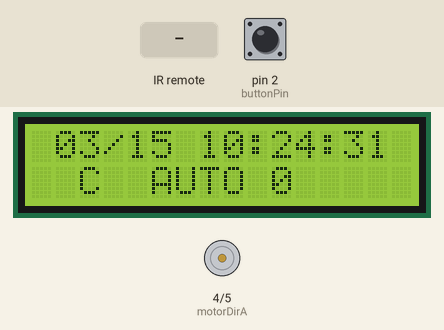
Bench run of a sketch on a simulated Arduino Uno, built with avr-gcc and run on an emulated ATmega328P. Parts: 16×2 character LCD, motor-driver pin pairs drawn as motors (green arrow = first pin HIGH = forward, orange = second pin HIGH = backward, longer = more drive, scaled by the enable pin). The inputs (shaded band) are chosen by the test bench; at power-on: pin 2 (buttonPin) LOW. The local clock reads 2024-03-15 10:24:30 at power-on unless the sketch sets it; what the sketch prints to the serial monitor is not drawn.

Above: at 1.2 s.
1.3 s: pin 2 (buttonPin) pulled HIGH for 0.15 s
At 2.8 s:
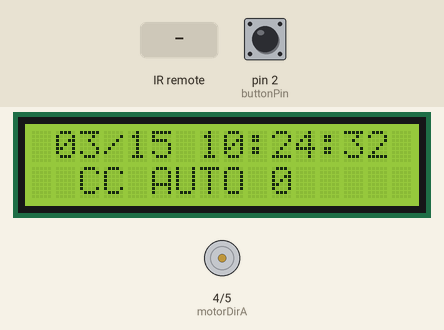
4.4 s: infrared code 0x45 received
At 5.8 s:
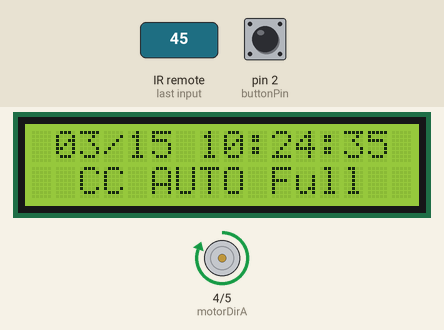
7.4 s: infrared code 0x43 received
At 8.6 s:
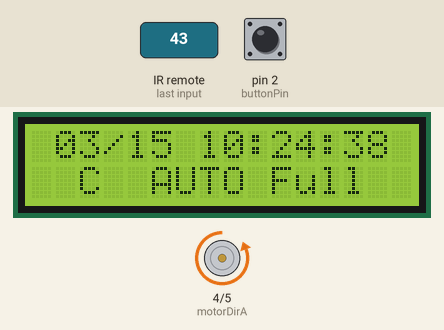
10.4 s: infrared code 0x07 received
At 11.8 s:
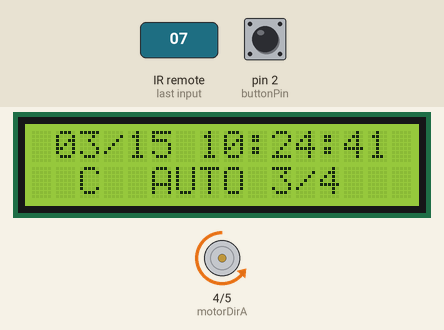
13.4 s: infrared code 0x44 received
At 14.6 s:
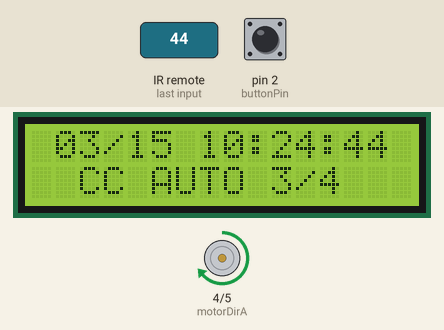
16.4 s: infrared code 0x47 received
At 17.8 s:
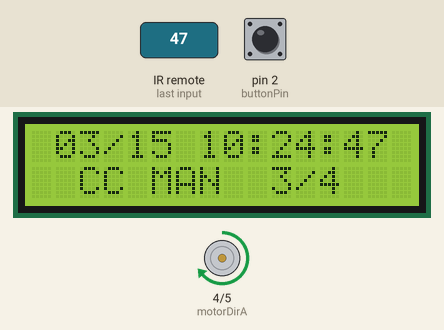
Timing chart, 0 to 19.4 s (numbered marks = the images above; inputs shaded):
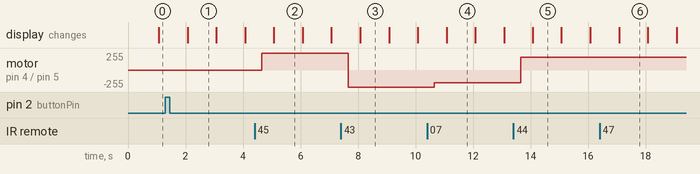

Measured:
- after the input at 1.3 s, the display: changes after 0.78 s (image 1)
- after the input at 4.4 s, motor on pin 4 (motorDirA) / pin 5 (motorDirB): stopped → forward 255/255 after 0.25 s; the display: changes after 0.67 s (image 2)
- after the input at 7.4 s, motor on pin 4 (motorDirA) / pin 5 (motorDirB): forward 255/255 → backward 255/255 after 0.25 s; the display: changes after 0.67 s (image 3)
- after the input at 10.4 s, motor on pin 4 (motorDirA) / pin 5 (motorDirB): backward 255/255 → backward 191/255 after 0.26 s; the display: changes after 0.68 s (image 4)
- after the input at 13.4 s, motor on pin 4 (motorDirA) / pin 5 (motorDirB): backward 191/255 → forward 191/255 after 0.26 s; the display: changes after 0.68 s (image 5)
- after the input at 16.4 s, the display: changes after 0.68 s (image 6)
- what the display in image 1 shows lasts 1.0 s, from 2.1 s to 3.1 s

The sketch:

Lab3.ino
```cpp
// Micro 2 Lab 3
// Fall 2021
// Joseph Taylor, Elizabeth Brown, Cody Bellec
// November 2, 2021
// the following resource was used to help get the ds1307 working:
// https://create.arduino.cc/projecthub/electropeak/interfacing-ds1307-rtc-module-with-arduino-make-a-reminder-08cb61

// todo:
// verify compliance with spec
// cleanup

#include <Wire.h>
#include <IRremote.h>
#include <LiquidCrystal.h>
#include "RTClib.h" // note: need to copy RTClib/ to "Arduino/libraries/"

// pin declarations
const int buttonPin = 2;
const int receiverPin = 3;
const int motorDirA = 4;
const int motorDirB = 5;
const int motorEnable = 6;
const int RS = 7;
const int EN = 8;
const int D4 = 9;
const int D5 = 10;
const int D6 = 11;
const int D7 = 12;

RTC_DS1307 rtc; // rtc object
LiquidCrystal lcd(RS, EN, D4, D5, D6, D7); // establish lcd object

// variable declarations
bool buttonFlag = false; // used for button ISR
bool timerFlag = false; // used for timer ISR
bool fanDirection = true; // clockwise if true
bool fanAutoControl = true; // enables automatic fan control
unsigned fanSpeed = 0; // fan control; 0-3

// ISR's for button and timer
ISR(TIMER1_COMPA_vect) { timerFlag = true; }
void buttonPress() { buttonFlag = true; }

void setup(){
  Serial.begin(9600);
  Wire.begin(); // establish I2C bus
  rtc.begin(); // start RTC
  //rtc.adjust(DateTime(F(__DATE__), F(__TIME__))); // only needed once

  IrReceiver.begin(receiverPin, 0, 0);
  Serial.print(F("Ready to receive IR signals at pin "));
  Serial.println(receiverPin);

  lcd.begin(16, 2);

  pinMode(motorDirA, OUTPUT);
  pinMode(motorDirB, OUTPUT);
  pinMode(buttonPin, INPUT);
  attachInterrupt(digitalPinToInterrupt(buttonPin), buttonPress, RISING);

  cli(); // disable interrupts

  // set timer1 interrupt at 1Hz
  TCCR1A = 0; // set entire Tirrecv.enableIRIn(); // Start the receiverCCR1A register to 0
  TCCR1B = 0; // same for TCCR1B
  TCNT1  = 0; // initialize counter value to 0
  OCR1A = 15624; // frequency set, = (16*10^6) / (1hz*1024) - 1 (must be <65536)
  TCCR1B |= (1 << WGM12); // turn on CTC mode
  TCCR1B |= (1 << CS12) | (1 << CS10); // Set CS10 and CS12 bits for 1024 prescaler
  TIMSK1 |= (1 << OCIE1A); // enable timer compare interrupt

  sei(); // enable interrupts
}

void loop() {
  if (IrReceiver.decode()) {
    // Print a short summary of received data
    //IrReceiver.printIRResultShort(&Serial);
    if (IrReceiver.decodedIRData.command == 0x45) {
      if (!fanSpeed) fanSpeed = 3; // power button
      else fanSpeed = 0;
      Serial.print("Received on/off command. fanSpeed = ");
      Serial.println(fanSpeed);
    }
    else if (IrReceiver.decodedIRData.command == 0x44) {
      fanDirection = false; // fast backward (counter-clockwise)
      Serial.print("Received CCW command. fanDirection = ");
      Serial.println(fanDirection);
    }
    else if (IrReceiver.decodedIRData.command == 0x43) {
      fanDirection = true; // fast forward (clockwise)
      Serial.print("Received CW command. fanDirection = ");
      Serial.println(fanDirection);
    }
    else if (IrReceiver.decodedIRData.command == 0x47) {
      fanAutoControl = !fanAutoControl; // func/stop (auto control / manual control)
      Serial.print("Received auto/man command. fanAutoControl = ");
      Serial.println(fanAutoControl);
    }
    else if (IrReceiver.decodedIRData.command == 0x09) {
      if (fanSpeed < 3) fanSpeed += 1; // up (speed up)
      Serial.print("Received up command. New fanSpeed = ");
      Serial.println(fanSpeed);
    }
    else if (IrReceiver.decodedIRData.command == 0x07) {
      if (fanSpeed > 0) fanSpeed -= 1; // down (slow down)
      Serial.print("Received down command. New fanSpeed = ");
      Serial.println(fanSpeed);
    }
    delay(250);
    IrReceiver.resume(); // Enable receiving of the next value
  }

  if (fanSpeed == 1) analogWrite(motorEnable, 127);
  else if (fanSpeed == 2) analogWrite(motorEnable, 191);
  else if (fanSpeed == 3) analogWrite(motorEnable, 255);
  else analogWrite(motorEnable, 0);
  digitalWrite(motorDirA, !fanDirection);
  digitalWrite(motorDirB, fanDirection);

  if (buttonFlag) {
    delay(100);
    if (digitalRead(buttonPin)) {
      Serial.println("Button was pressed.");
      fanDirection = !fanDirection; // reverse direction
    }
    buttonFlag = false;
  }

  if (timerFlag) {
    DateTime now = rtc.now();
    // display time on lcd
    lcd.setCursor(1, 0);
    if (now.month() < 10) lcd.print("0");
    lcd.print(now.month(), DEC);
    lcd.print('/');
    if (now.day() < 10) lcd.print("0");
    lcd.print(now.day(), DEC);
    lcd.print(" ");
    if (now.hour() < 10) lcd.print("0");
    lcd.print(now.hour(), DEC);
    lcd.print(':');
    if (now.minute() < 10) lcd.print("0");
    lcd.print(now.minute(), DEC);
    lcd.print(':');
    if (now.second() < 10) lcd.print("0");
    lcd.print(now.second(), DEC);
    lcd.print(" ");

    // display fan information on lcd
    lcd.setCursor(1, 1);
    if (fanDirection) lcd.print(" C  ");
    else lcd.print(" CC ");
    if (fanAutoControl) lcd.print("AUTO ");
    else lcd.print("MAN  ");
    if (fanSpeed == 1) lcd.print("1/2 ");
    else if (fanSpeed == 2) lcd.print("3/4 ");
    else if (fanSpeed == 3) lcd.print("Full");
    else (lcd.print("0   "));
    lcd.print("  ");

    // if at the beginning of a minute, turn fan on for 30 seconds
    if (now.second() == 0 && fanAutoControl) { fanSpeed = 3; }
    if (now.second() == 30 && fanAutoControl) { fanSpeed = 0; }

    timerFlag = false;
  }
  delay(10);
}
```
